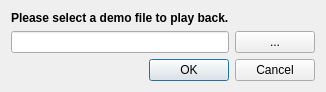
<?xml version="1.0" encoding="UTF-8"?>
<ui version="4.0">
 <class>FindFile</class>
 <widget class="QDialog" name="FindFile">
  <property name="geometry">
   <rect>
    <x>0</x>
    <y>0</y>
    <width>326</width>
    <height>90</height>
   </rect>
  </property>
  <property name="windowTitle">
   <string>Dialog</string>
  </property>
  <property name="windowIcon">
   <iconset resource="../../zandemo.qrc">
    <normaloff>:/icons/zandemo.ico</normaloff>:/icons/zandemo.ico</iconset>
  </property>
  <layout class="QVBoxLayout" name="verticalLayout">
   <item>
    <widget class="QLabel" name="label">
     <property name="text">
      <string>&lt;b&gt;Please select a demo file to play back.&lt;/b&gt;</string>
     </property>
    </widget>
   </item>
   <item>
    <layout class="QHBoxLayout" name="horizontalLayout">
     <item>
      <widget class="QLineEdit" name="m_path"/>
     </item>
     <item>
      <widget class="QPushButton" name="m_find">
       <property name="text">
        <string>...</string>
       </property>
      </widget>
     </item>
    </layout>
   </item>
   <item>
    <widget class="QDialogButtonBox" name="buttonBox">
     <property name="orientation">
      <enum>Qt::Horizontal</enum>
     </property>
     <property name="standardButtons">
      <set>QDialogButtonBox::Cancel|QDialogButtonBox::Ok</set>
     </property>
    </widget>
   </item>
  </layout>
 </widget>
 <resources>
  <include location="../../zandemo.qrc"/>
 </resources>
 <connections>
  <connection>
   <sender>buttonBox</sender>
   <signal>accepted()</signal>
   <receiver>FindFile</receiver>
   <slot>accept()</slot>
   <hints>
    <hint type="sourcelabel">
     <x>248</x>
     <y>254</y>
    </hint>
    <hint type="destinationlabel">
     <x>157</x>
     <y>274</y>
    </hint>
   </hints>
  </connection>
  <connection>
   <sender>buttonBox</sender>
   <signal>rejected()</signal>
   <receiver>FindFile</receiver>
   <slot>reject()</slot>
   <hints>
    <hint type="sourcelabel">
     <x>316</x>
     <y>260</y>
    </hint>
    <hint type="destinationlabel">
     <x>286</x>
     <y>274</y>
    </hint>
   </hints>
  </connection>
 </connections>
</ui>
